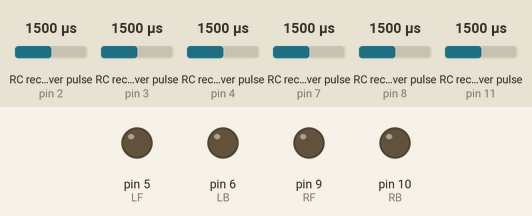
Bench run of a sketch on a simulated Arduino Uno, built with avr-gcc and run on an emulated ATmega328P. Parts: output pins drawn as LEDs (lit = HIGH). Wiring (inferred from the names in the program): 6 × RC receiver channel: data pin 2 / data pin 3 / data pin 4 / data pin 7 / data pin 8 / data pin 11. The test bench sets the inputs (shaded band); at power-on: RC receiver pulse (sensors on pin 2, pin 4, pin 11, pin 3, pin 7, pin 8) 1500 µs.

Above: at 1.2 s.
1.3 s: RC receiver pulse (sensor on pin 2) set to 1020 µs
At 1.9 s:
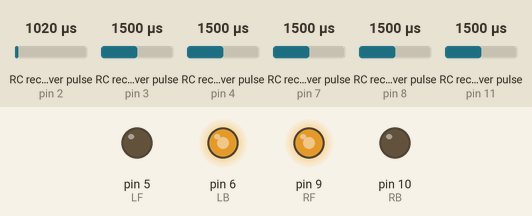
2.8 s: RC receiver pulse (sensor on pin 4) set to 1020 µs
At 3.8 s:
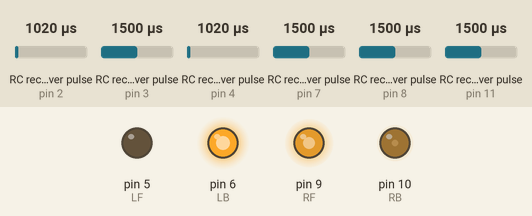
4.3 s: RC receiver pulse (sensor on pin 11) set to 1519 µs
At 5.1 s:
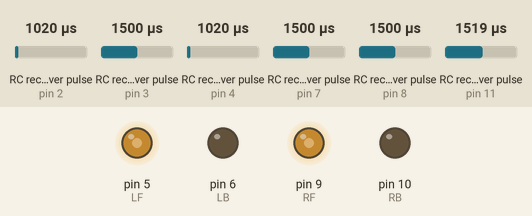
5.8 s: RC receiver pulse (sensor on pin 3) set to 1020 µs
At 7.0 s:
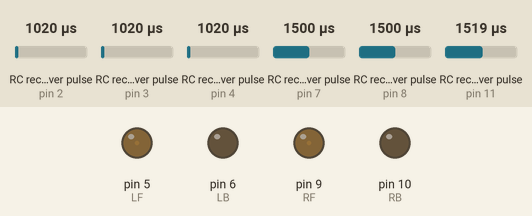
7.3 s: RC receiver pulse (sensor on pin 7) set to 1485 µs
8.8 s: RC receiver pulse (sensor on pin 7) set to 1464 µs
At 9.6 s:
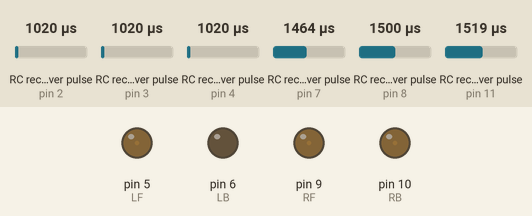
Timing chart, 0 to 11.3 s (numbered marks = the images above; inputs shaded):
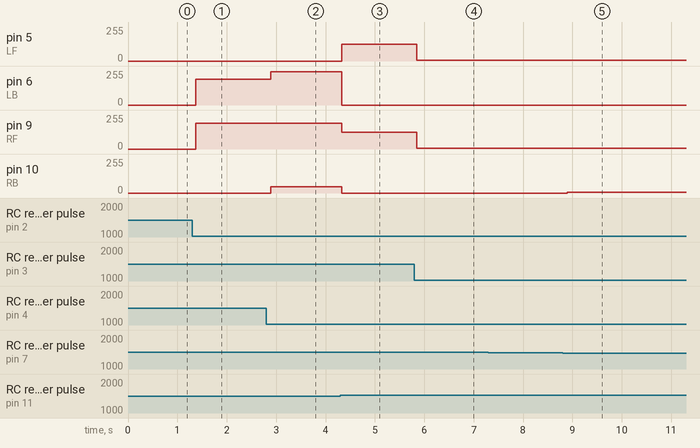

The sketch:

Soccer.ino
```cpp
#define CH1 7
#define CH2 4
#define CH3 3
#define CH4 2
#define CH5 8
#define CH6 11

// Must adjust the pin and channel
#define LF 5
#define LB 6
#define RF 9
#define RB 10

int ch1;
int ch2;
int ch3;
int ch4;

bool ch5;
bool ch6;

int lf = 0, rf = 0, lb = 0, rb = 0;

int readChannel(int channelInput, int minLimit, int maxLimit, int defaultValue) {
  int ch = pulseIn(channelInput, HIGH, 30000);
  if (ch < 100) return defaultValue;
  return map(ch, 1000, 2000, minLimit, maxLimit);
}

// Read the switch channel and return a boolean value
bool readSwitch(byte channelInput, bool defaultValue) {
  int intDefaultValue = (defaultValue) ? 100 : 0;
  int ch = readChannel(channelInput, 0, 100, intDefaultValue);
  return (ch > 50);
}

void setup() {
  // Set up serial monitor
  Serial.begin(115200);

  // Set all pins as inputs
  pinMode(CH1, INPUT);
  pinMode(CH2, INPUT);
  pinMode(CH3, INPUT);
  pinMode(CH4, INPUT);
  pinMode(CH5, INPUT);
  pinMode(CH6, INPUT);

  // Set motor pins as outputs
  pinMode(LF, OUTPUT);
  pinMode(LB, OUTPUT);
  pinMode(RF, OUTPUT);
  pinMode(RB, OUTPUT);
}

void loop() {
  // Get values for each channel
  ch1 = readChannel(CH1, -200, 200, 0); // For left/right in mode 1
  ch2 = readChannel(CH2, -250, 250, 0); // For forward/backward
  ch3 = readChannel(CH3, 0, 250, 125);  // For speed control in mode 1
  ch4 = readChannel(CH4, -200, 200, 0); // For left/right in mode 0
  ch5 = readSwitch(CH5, false);
  ch6 = readSwitch(CH6, false);

  // Dead zone adjustments
  if (abs(ch1) < 10) ch1 = 0;
  if (abs(ch2) < 10) ch2 = 0;
  if (abs(ch4) < 10) ch4 = 0;

  if (ch6 == 1) {
    // Mode 1: Forward/Backward with ch2, Left/Right with ch1, PWM using ch3
    if (ch2 < 0) {
      lf = rf = abs(ch2);
      lb = rb = 0;
    } else {
      lf = rf = 0;
      lb = rb = abs(ch2);
    }

    lf = lf - ch1;
    lb = lb + ch1;
    rf = rf + ch1;
    rb = rb - ch1;

    // Adjust for PWM control
    lf = constrain(lf, 0, ch3);
    rf = constrain(rf, 0, ch3);
    lb = constrain(lb, 0, ch3);
    rb = constrain(rb, 0, ch3);

  } else {
    // Mode 0: Forward/Backward with ch2, Left/Right with ch4, no PWM control
    if (ch2 > 0) {
      lf = rf = ch2;
      lb = rb = 0;
    } else {
      lf = rf = 0;
      lb = rb = abs(ch2);
    }

    lf = lf + ch4;
    lb = lb - ch4;
    rf = rf - ch4;
    rb = rb + ch4;

    // Constrain outputs within valid range
    lf = constrain(lf, 0, 250);
    rf = constrain(rf, 0, 250);
    lb = constrain(lb, 0, 250);
    rb = constrain(rb, 0, 250);
  }

  // Write outputs to motors
  analogWrite(LF, lf);
  analogWrite(LB, lb);
  analogWrite(RF, rf);
  analogWrite(RB, rb);

  // Print debug information to Serial Monitor
  // Serial.print("LF: ");
  // Serial.print(lf);
  // Serial.print(" | LB: ");
  // Serial.print(lb);
  // Serial.print(" | RF: ");
  // Serial.print(rf);
  // Serial.print(" | RB: ");
  // Serial.println(rb);

  // delay(50); // Reduced delay for smoother operation
}
```

Measured:
- the behaviour switches between 1508 and 1509 µs on RC receiver pulse (sensor on pin 11) (found by bisection; images 2 and 3)
- after the input at 1.3 s, pin 6 (LB), pin 9 (RF): 0/255 → 192/255 after 0.07 s
- after the input at 2.8 s, pin 6 (LB): 192/255 → 250/255 after 0.09 s; pin 10 (RB): 0/255 → 48/255 after 0.09 s
- after the input at 4.3 s, pin 5 (LF): 0/255 → 125/255 at once; pin 6 (LB): 250/255 → 0/255 at once; pin 9 (RF): 192/255 → 125/255 at once; pin 10 (RB): 48/255 → 0/255 at once
- after the input at 5.8 s, pin 5 (LF), pin 9 (RF): 125/255 → 5/255 after 0.05 s
- after the input at 7.3 s, every drawn part: stays the same
- after the input at 8.8 s, pin 10 (RB): 0/255 → 5/255 after 0.09 s
